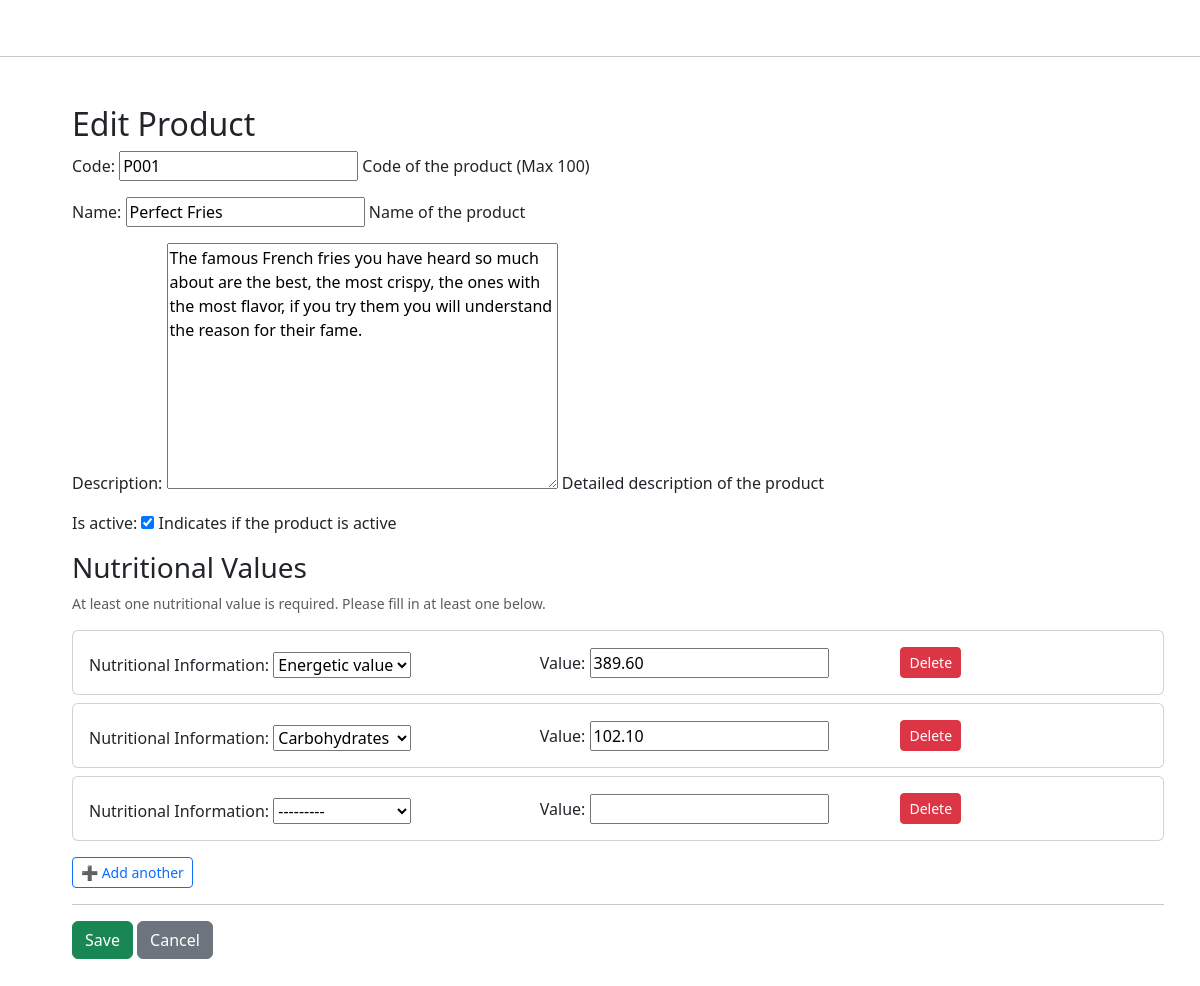
Page /products/1/nutritional-values/ on the committed database.
### products/models.py (models this page shows, shortened)
class Product(models.Model):
    code = models.CharField(
        max_length=100,
        verbose_name=_('Code'),
        help_text=_('Code of the product (Max 100)'),
        unique=True
    )
    name = models.CharField(
        max_length=200,
        verbose_name=_("Name"),
        help_text=_("Name of the product"),
        unique=True
    )
    description = models.TextField(
        verbose_name=_("Description"),
        help_text=_("Detailed description of the product"),
    )
    is_active = models.BooleanField(
        default=True,
        verbose_name=_("Is active"),
        help_text=_("Indicates if the product is active"),
    )
    class Meta:
        verbose_name = _("Product")
        verbose_name_plural = _("Products")

### products/views.py (the view, shortened to what this page needs)
class ProductNutritionalValuesUpdateView(UpdateView):
    model = Product
    form_class = ProductForm
    template_name = 'products/product_form.html'
    def get_context_data(self, **kwargs):
        data = super().get_context_data(**kwargs)
        if self.request.POST:
            data['formset'] = ProductNutritionalValueFormSet(
                self.request.POST, instance=self.object
            )
        else:
            data['formset'] = ProductNutritionalValueFormSet(instance=self.object)
        return data

### products/forms.py
class ProductForm(forms.ModelForm):
    class Meta:
        model = Product
        fields = ['code', 'name', 'description', 'is_active']

### products/models.py (called while the page is built)
    def __str__(self):
        return self.name

### products/templates/products/product_form.html (shortened to what this page needs)
{% extends "base.html" %}
{% block content %}
<div class="container mt-4">
    <h2>{{ form.instance.pk|yesno:"Edit Product,Add Product" }}</h2>
    <form method="post" action="">
        {{ form.as_p }}
        <h3>Nutritional Values</h3>
        <p class="text-muted small">
            At least one nutritional value is required. Please fill in at least one below.
        </p>
        <div id="formset-container">
            {% for form in formset %}
                <div class="formset-item card p-3 mb-2">
                    <div class="row align-items-end">
                        <div class="col-md-5">
                            {{ form.nutritional_info.label_tag }}
                            {{ form.nutritional_info }}
                        </div>
                        <div class="col-md-4">
                            {{ form.value.label_tag }}
                            {{ form.value }}
                        </div>
                        <div class="col-md-3">
                            <button type="button" class="btn btn-danger btn-sm" onclick="confirmDelete(this)">
                                Delete
                            </button>
                        </div>
                    </div>
                </div>
            {% endfor %}
        </div>
        <button type="button" id="add-form" class="btn btn-outline-primary btn-sm mt-2">➕ Add another</button>
        <hr>
        <button type="submit" class="btn btn-success">Save</button>
        <a href="{% url 'product-list' %}" class="btn btn-secondary">Cancel</a>
    </form>
</div>
{% endblock %}

### rows in the picture
Product: instance.pk "Edit Product", code "P001", name "Perfect Fries", description "The famous French fries you have heard so much about are the best, the most crispy, the ones with the most flavor, if you try them you will understand the reason for their fame.", is_active "☑"
